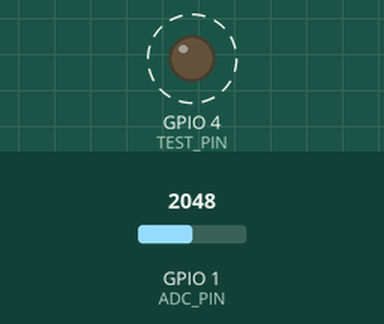
Simulated run of this sketch. Board: ESP32-S3. Shown: output pins drawn as LEDs (lit = HIGH). Dashed ring = blinking. The inputs (shaded band) are chosen by the test bench; at power-on: GPIO 1 (ADC_PIN) = 2048 (analog values on the 0–4095 scale). What the sketch prints to the serial monitor is not drawn.

Above: at 0.52 s.
Timing chart, 0 to 3.5 s (numbered marks = the images above):
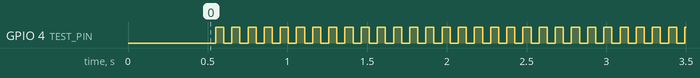

The sketch:

ShrikeFi_Oscilloscope.ino
```cpp
// Shrike-Fi (ESP32-S3) educational USB oscilloscope, version 1.
//
// Signal: exposed ESP_GPIO1 header. Reference: GND header.
// CAUTION: NO 5V, negative voltages, or unknown/external high voltages on GPIO1.
// Start with 0 to 2.5 V signals for useful ADC accuracy.

#include <Arduino.h>

constexpr uint8_t  ADC_PIN             = 1;      // Shrike-Fi header: ESP_GPIO1
constexpr uint32_t BAUD_RATE           = 115200;
constexpr uint32_t SAMPLE_INTERVAL_US  = 2000;   // 500 samples/second
constexpr uint8_t  TEST_PIN            = 4;      // Shrike-Fi header: ESP_GPIO4
constexpr bool     ENABLE_TEST_WAVE    = true;   // 10 Hz square wave on GPIO4
constexpr uint32_t TEST_HALF_PERIOD_US = 50000;

uint32_t lastSampleUs = 0;
uint32_t lastToggleUs = 0;
bool     testHigh     = false;

void setup() {
  Serial.begin(BAUD_RATE);
  pinMode(ADC_PIN, INPUT);

  if (ENABLE_TEST_WAVE) {
    pinMode(TEST_PIN, OUTPUT);
    digitalWrite(TEST_PIN, LOW);
  }

  analogReadResolution(12);                       // 12-bit ADC
  analogSetPinAttenuation(ADC_PIN, ADC_11db);     // ESP32-S3 nominal ~0.15-3.1 V calibrated range

  delay(500);
  lastSampleUs = micros();
  lastToggleUs = lastSampleUs;
}

void loop() {
  const uint32_t now = micros();

  // Toggle test square wave every half-period.
  if (ENABLE_TEST_WAVE &&
      (uint32_t)(now - lastToggleUs) >= TEST_HALF_PERIOD_US) {
    lastToggleUs = now;
    testHigh     = !testHigh;
    digitalWrite(TEST_PIN, testHigh ? HIGH : LOW);
  }

  // Sample ADC at the target interval.
  if ((uint32_t)(now - lastSampleUs) >= SAMPLE_INTERVAL_US) {
    lastSampleUs = now;

    // Espressif Arduino core returns a calibrated millivolt estimate.
    const uint32_t mV = analogReadMilliVolts(ADC_PIN);

    // CSV output: time_in_microseconds,voltage_in_millivolts
    Serial.print(now);
    Serial.print(',');
    Serial.println(mV);
  }
}
```

Measured:
- by itself, GPIO 4 (TEST_PIN): alternates HIGH for 0.05 s and LOW for 0.05 s
